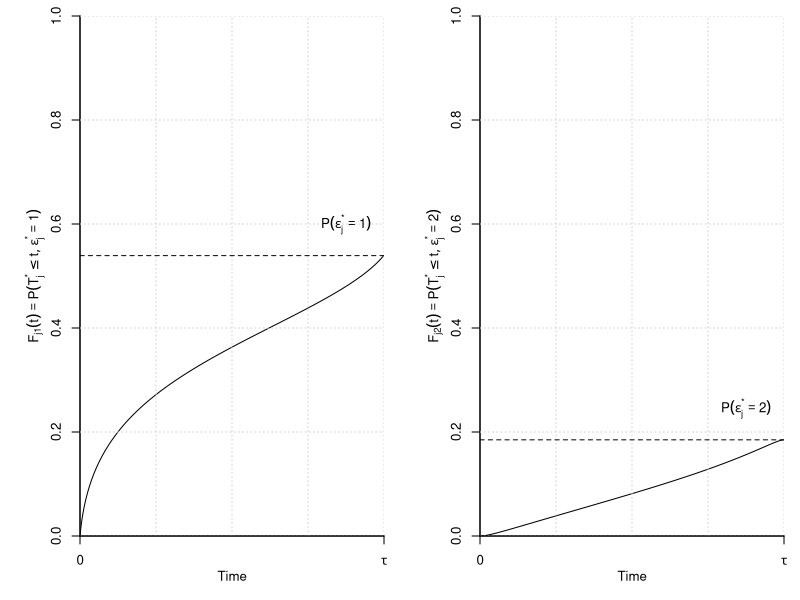

This chart was generated by the following R code:
## ---- chunk 1
knitr::opts_chunk$set(echo = FALSE, fig.height = 5, cache.path = "cache/", 
                      message = FALSE, error = FALSE, warning = FALSE)
.par_use <- list(cex = 1.33, cex.lab = 1.2)
options(digits = 3, knitr.kable.NA = '')
## ---- chunk 2
# assign model parameters
n_causes <- 2L
delta <- 2

# set the betas
coef_risk <- c(.67, 1, .1, -.4, .25, .3) |> 
  matrix(ncol = n_causes)

# set the gammas
coef_traject <- c(-.8, -.45, .8, .4, -1.2, .15, .25, -.2) |> 
  matrix(ncol = n_causes)

# plot the conditional cumulative incidences when random effects and covariates
# are all zero
local({
  probs <- exp(coef_risk[1, ]) / (1 + sum(exp(coef_risk[1, ])))
  par(mar = c(4, 5, 1, 1), mfcol = c(1, 2), cex = .8, mgp = c(2, 1, 0))
  xs <- seq(0, 2, length.out = 1000)
  
  for(i in 1:2){
    vals <- sapply(xs, \(x) probs[i] * pnorm(
      -coef_traject[1, i] * atanh((x - delta / 2) / (delta / 2)) - 
        coef_traject[2, i]))
    plot(
      xs, vals, xlim = c(1e-8, delta), ylim = c(0, 1), bty = "l",  
      xlab = "Time", type = "l",
      ylab = bquote(F[paste("j", .(i))](t) == P(T[j]^"*" <= t, epsilon[j]^"*" == .(i))),
      yaxs = "i", xaxs = "i", xaxt='n')
    grid()
    
    abline(h = max(vals), lty = 2)
    text(1.75, max(vals) + .06, labels = bquote(P(epsilon[j]^"*" == .(i))))
    
    axis(1, c(0, 2), labels = c(0, expression(tau)))
  }
})
